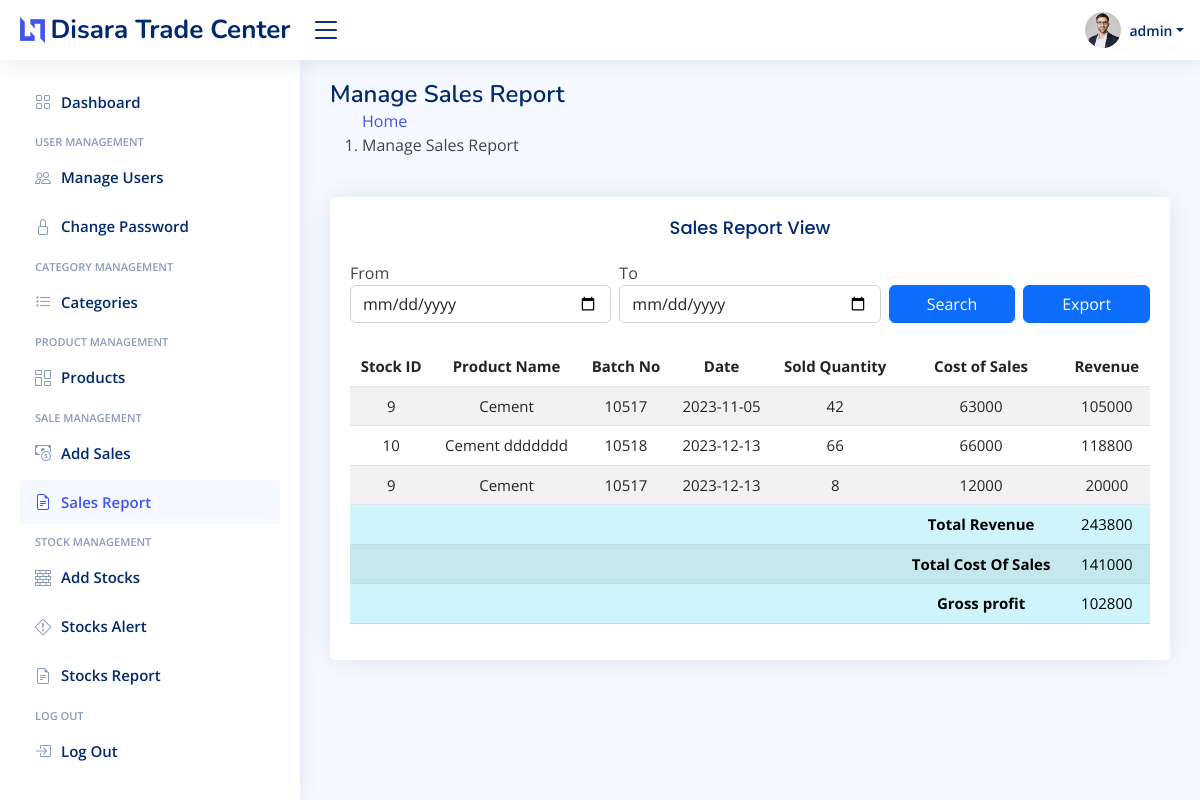
Page /Sales_Report.php (signed in) on the earlier database version.
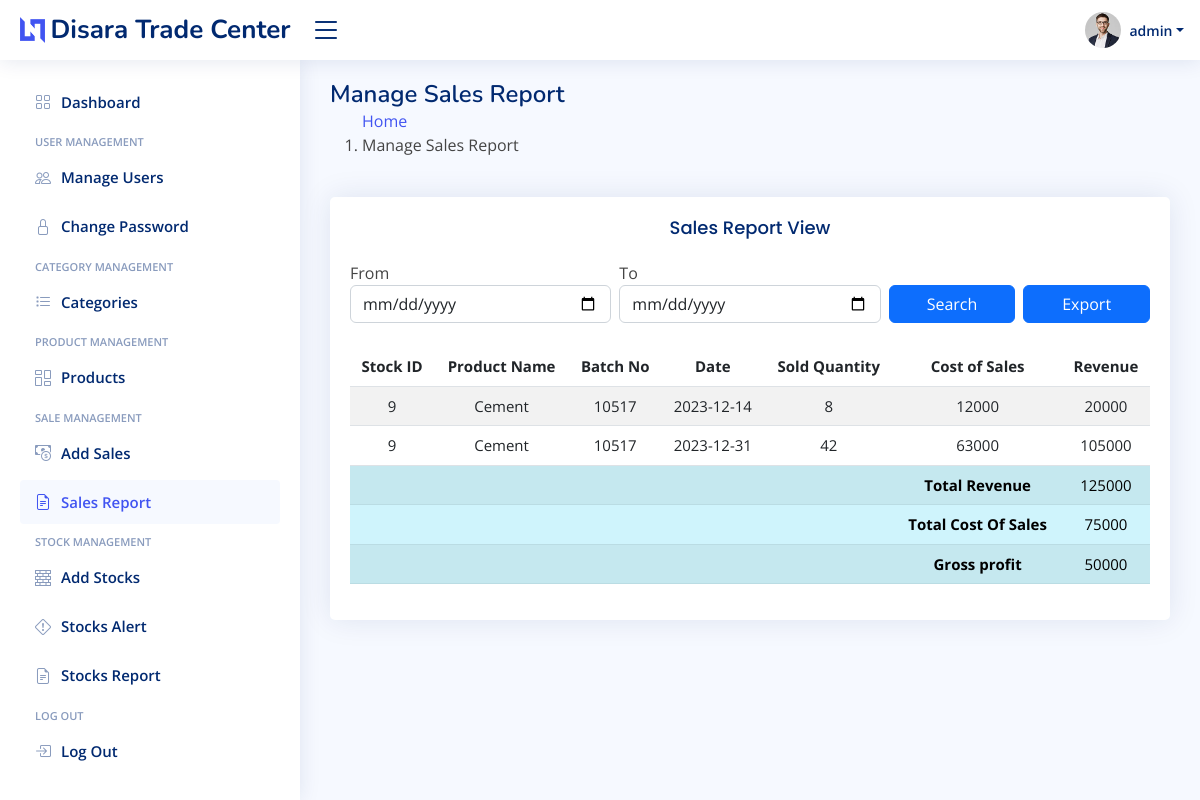
Same page on the later database version.
### tables this page shows
CREATE TABLE `sales` (
  `sales_id` int unsigned NOT NULL AUTO_INCREMENT,
  `stock_id` int unsigned NOT NULL,
  `qty` int NOT NULL,
  `date` date NOT NULL,
  PRIMARY KEY (`sales_id`)
);

CREATE TABLE `stocks` (
  `s_id` int NOT NULL AUTO_INCREMENT,
  `pro_id` int NOT NULL,
  `batch_no` int NOT NULL,
  `quantity` int NOT NULL,
  `buy_price` int NOT NULL,
  `sale_price` int NOT NULL,
  `add_date` datetime NOT NULL DEFAULT CURRENT_TIMESTAMP,
  PRIMARY KEY (`s_id`)
);

CREATE TABLE `products` (
  `pro_id` int unsigned NOT NULL AUTO_INCREMENT,
  `pro_name` varchar(255) NOT NULL,
  `categorie_id` int unsigned NOT NULL,
  `media_file` varchar(100) NOT NULL DEFAULT '0',
  `st_alert` int NOT NULL DEFAULT '0',
  `created` datetime NOT NULL DEFAULT CURRENT_TIMESTAMP,
  PRIMARY KEY (`pro_id`)
);

### Sales_Report.php (the view, shortened to what this page needs)
<?php
require_once "config/database.php";
require_once "layout/header.php";
require_once "layout/footer.php";
html_header("Sales_Report");
echo <<<EOT
<main id='main' class='main'>
    <div class='pagetitle'>
        <h1>Manage Sales Report</h1>
        <nav>
            <ol class='breadcrumb>
                <li class='breadcrumb-item'><a href='Dashboard.php'>Home</a></li>
                <li class='breadcrumb-item active'>Manage Sales Report</li>
            </ol>
        </nav>
    </div>
    <br>
    <div class='row'>
    <div class='col-lg-12'>
        <div class='card'>
            <div class='card-body'>
                <h5 class='card-title' style='text-align: center;'>Sales Report View</h5>
                <form method='GET'>
                <div class='row g-2'>
                    <div class='col-12 col-lg-4'>
                      <lable class='form-label'>From</lable>
                      <input class='form-control' type='date' id='from' name='from'/>
                    </div>
                    <div class='col-12 col-lg-4'>
                      <lable class='form-label'>To</lable>
                      <input class='form-control' type='date' id='to' name='to'/>
                    </div>
                    <div class='col-12 col-lg-2 d-grid'>
                       <button class='btn btn-primary mt-4' action='Sales_Report.php' type='submit'>Search</button>
                    </div>
                    <div class='col-12 col-lg-2 d-grid'>
                     <a class='btn btn-primary mt-4' href='Sales_Report_Export.php'>Export</a>
                    </div>
                </div>
                </form>
                <br>
                <div style='overflow-x:auto;'>
                    <table class='table table-striped' style='text-align:center; white-space:nowrap;font-size: 15px;' id='dataTable' width='100%' cellspacing='0'>
                        <thead>
                            <tr>
                                <th scope='col'>Stock ID</th>
                                <th scope='col'>Product Name</th>
                                <th scope='col'>Batch No</th>
                                <th scope='col'>Date</th>
                                <th scope='col'>Sold Quantity</th>
                                <th scope='col'>Cost of Sales</th>
                                <th scope='col'>Revenue</th>
                            </tr>
                        </thead>
                        <tbody>
EOT;
$sql = "";
if (!empty($_GET['from']) && !empty($_GET['to'])) {
    $sql = "SELECT *
    FROM `sales`
    INNER JOIN `stocks` ON `sales`.`stock_id` = `stocks`.`s_id`
    INNER JOIN `products` ON `stocks`.`pro_id` = `products`.`pro_id`
  WHERE sales.date BETWEEN '" . $_GET['from'] . "' AND '" . $_GET['to'] . "' GROUP BY sales.sales_id;";
} elseif (!empty($_GET['from'])) {
    $sql = "SELECT *
    FROM `sales`
    INNER JOIN `stocks` ON `sales`.`stock_id` = `stocks`.`s_id`
    INNER JOIN `products` ON `stocks`.`pro_id` = `products`.`pro_id`
   WHERE sales.date > '" . $_GET['from'] . "' GROUP BY sales.sales_id;";
} elseif (!empty($_GET['to'])) {
    $sql = "SELECT *
    FROM `sales`
    INNER JOIN `stocks` ON `sales`.`stock_id` = `stocks`.`s_id`
    INNER JOIN `products` ON `stocks`.`pro_id` = `products`.`pro_id`
   WHERE sales.date < '" . $_GET['to'] . "' GROUP BY sales.sales_id;";
} else {
    $sql = "SELECT *
    FROM `sales`
    INNER JOIN `stocks` ON `sales`.`stock_id` = `stocks`.`s_id`
    INNER JOIN `products` ON `stocks`.`pro_id` = `products`.`pro_id`
    GROUP BY sales.sales_id;";
}
$result = $conn->query($sql);
$total = 0;
$revenue = 0;
$total_cost_of_salese = 0;
if ($result->num_rows > 0) {
    while ($row = $result->fetch_assoc()) {
        echo "<tr><td>" . $row["s_id"] . "</td>
	<td>" . $row["pro_name"] . "</td>
    <td>" . $row["batch_no"] . "</td>
    <td>" . $row['date'] . "</td>
    <td>" . $row["qty"] . "</td>
    <td>" . $row["buy_price"] *  $row['qty'] . "</td>
    <td>" . $row["sale_price"]  *  $row["qty"] . "</td></tr>";
        $revenue = $revenue + $row["sale_price"]  * $row["qty"];
        $total_cost_of_salese = $total_cost_of_salese + $row["buy_price"] * $row['qty'];
        $total = $total + ($row["sale_price"] - $row["buy_price"]) * $row["qty"];
    }
    $value =  strval($total);
    if ($value[0] === '0') {
        $hiddenValue = substr($value, 1);
    } else {
        $hiddenValue = $value;
    }
    echo "
    <tr class='table-info'>
    <td class='text-end' colspan='5' scope='col'></td>
    <th scope='col'>Total Revenue</th>
    <td scope='col'>" . $revenue . "</td>
    </tr>
    <tr class='table-info'>
    <td class='text-end' colspan='5' scope='col'></td>
    <th scope='col'>Total Cost Of Sales</th>
    <td scope='col'>" . $total_cost_of_salese . "</td>
    </tr>
<tr class='table-info'>
<td class='text-end' colspan='5' scope='col'></td>
<th scope='col'>Gross profit</th>
<td scope='col'>" . $hiddenValue . "</td>
</tr>";
    echo "</tbody></table></div></div></div></div>";
} else {
    echo "</tbody></table></div></div></div></div>";
}
echo "</main>";
html_footer();

### layout/header.php (shortened to what this page needs)
<?php
function html_header($active)
{
  $Dashboard = "collapsed";
  $Manage_Users = "collapsed";
  $Change_Password = "collapsed";
  $Categories = "collapsed";
  $Products = "collapsed";
  $Sales = "collapsed";
  $Sales_Report = "collapsed";
  $Stocks = "collapsed";
  $Stocks_Alert = "collapsed";
  $Stocks_Report = "collapsed";
  switch ($active) {
    case "Sales_Report":
      $Sales_Report = "";
      $active = "Sales Report";
      break;
  }
  echo <<<EOT
<!DOCTYPE html>
<html lang="en">
<head>
  <title> $active - Disara Trade Center</title>
  <link href="assets/vendor/bootstrap/css/bootstrap.min.css" rel="stylesheet">
  <link href="assets/vendor/bootstrap-icons/bootstrap-icons.css" rel="stylesheet">
  <link href="assets/vendor/boxicons/css/boxicons.min.css" rel="stylesheet">
  <link href="assets/vendor/quill/quill.snow.css" rel="stylesheet">
  <link href="assets/vendor/quill/quill.bubble.css" rel="stylesheet">
  <link href="assets/vendor/remixicon/remixicon.css" rel="stylesheet">
  <link href="assets/vendor/simple-datatables/style.css" rel="stylesheet">
  <link href="assets/vendor/datatables/jquery.dataTables.min.css" rel="stylesheet">
  <link href="assets/vendor/datatables/jquery.dataTables.min.css" rel="stylesheet">
  <link href="assets/css/style.css" rel="stylesheet">
</head>
<body>
  <header id="header" class="header fixed-top d-flex align-items-center">
    <div class="d-flex align-items-center justify-content-between">
      <a href="Dashboard.php" class="logo d-flex align-items-center">
        <img src="assets/img/logo.png" alt="">
        <span class="d-none d-lg-block">Disara Trade Center</span>
      </a>
      <i class="bi bi-list toggle-sidebar-btn">
      </i>
    </div>
    <nav class="header-nav ms-auto">
      <ul class="d-flex align-items-center">
        <li class="nav-item dropdown pe-3">
          <a class="nav-link nav-profile d-flex align-items-center pe-0" href="#" data-bs-toggle="dropdown">
            <img src="assets/img/profile-img.jpg" alt="Profile" class="rounded-circle">
            <span class="d-none d-md-block dropdown-toggle ps-2">{$_SESSION['username']}</span>
          </a>
              <h6>{$_SESSION['name']}</h6>
        </li>
      </ul>
    </nav>
  </header>
  <aside id="sidebar" class="sidebar">
    <ul class="sidebar-nav" id="sidebar-nav">
      <li class="nav-item">
        <a class="nav-link $Dashboard " href="Dashboard.php">
          <i class="bi bi-grid"></i>
          <span>Dashboard</span>
        </a>
      </li>
      <li class="nav-heading">User Management</li>
      <li class="nav-item">
        <a class="nav-link $Manage_Users" href="Manage_Users.php">
          <i class="bi bi-people"></i>
          <span>Manage Users</span>
        </a>
      </li>
      <li class="nav-item">
        <a class="nav-link $Change_Password" href="Change_Password.php">
          <i class="bi bi-lock"></i>
          <span>Change Password</span>
        </a>
      </li>
      <li class="nav-heading">Category Management</li>
      <li class="nav-item">
        <a class="nav-link $Categories" href="Categorie.php">
          <i class="bi bi-list-task"></i>
          <span>Categories</spans>
        </a>
      </li>
      <li class="nav-heading">Product Management</li>
      <li class="nav-item">
        <a class="nav-link $Products" href="Products.php">
          <i class="bi bi-columns-gap"></i>
          <span>Products</span>
        </a>
      </li>
      <li class="nav-heading"> Sale Management</li>
      <li class="nav-item">
        <a class="nav-link $Sales" href="Sales.php">
          <i class="bi bi-cash-coin"></i>
          <span>Add Sales</span>
        </a>
      </li>
      <li class="nav-item">
        <a class="nav-link $Sales_Report" href="Sales_Report.php">
          <i class="bi bi-file-earmark-text"></i>
          <span>Sales Report</span>
        </a>
      </li>
      <li class="nav-heading">Stock Management</li>
      <li class="nav-item">
        <a class="nav-link $Stocks" href="Stocks.php">
          <i class="bi bi-bricks"></i>
          <span>Add Stocks</span>
        </a>
      </li>
      <li class="nav-item">
        <a class="nav-link $Stocks_Alert" href="Stocks_Alert.php">
          <i class="bi bi-exclamation-diamond"></i>
          <span>Stocks Alert</span>
        </a>
      </li>
      <li class="nav-item">
        <a class="nav-link $Stocks_Report" href="Stocks_Report.php">
          <i class="bi bi-file-earmark-text"></i>
          <span>Stocks Report</span>
        </a>
      </li>
      <li class="nav-heading">Log Out</li>
      <li class="nav-item">
        <a class="nav-link collapsed" href="Logout.php">
          <i class="bi bi-box-arrow-in-right"></i>
          <span>Log Out</span>
        </a>
      </li>
    </ul>
  </aside>
EOT;
}

### layout/footer.php (shortened to what this page needs)
<?php
function html_footer() {
echo <<<EOT
<!-- <br><br><br><br><br>
<footer id="footer" class="footer">
  <div class="copyright">
    &copy; Copyright <strong><span> Inventory System | Admin Panel</span></strong>. All Rights Reserved
  </div>
  <div class="credits">
    Designed by <a href="#">Inventory System</a>
  </div>
</footer> -->
<a href="#" class="back-to-top d-flex align-items-center justify-content-center"><i class="bi bi-arrow-up-short"></i></a>
<script src="assets/js/main.js"></script>
<script src="assets/js/jquery.min.js"></script>
<script>
// Call the dataTables jQuery plugin
$(document).ready(function() {
  $('#dataTable').DataTable(
  );
});
</script>
<script>
$(document).ready(function () {
    $("#Notification").load("layout/nort.php");
});
</script>
</body>
</html>
EOT;
}
?>

### assets/css/style.css (style rules this page uses)
:root { scroll-behavior: smooth; }
body { font-family: "Open Sans", sans-serif; background: #f6f9ff; color: #444444; }
a { color: #4154f1; text-decoration: none; }
h1, h2, h3, h4, h5, h6 { font-family: "Nunito", sans-serif; }
#main { margin-top: 60px; padding: 20px 30px; transition: all 0.3s; }
.pagetitle { margin-bottom: 10px; }
.pagetitle h1 { font-size: 24px; margin-bottom: 0; font-weight: 600; color: #012970; }
.card { margin-bottom: 30px; border: none; border-radius: 5px; box-shadow: 0px 0 30px rgba(1, 41, 112, 0.1); }
.card-title { padding: 20px 0 15px 0; font-size: 18px; font-weight: 500; color: #012970; font-family: "Poppins", sans-serif; }
.card-body { padding: 0 20px 20px 20px; }
.logo { line-height: 1; }
@media (min-width: 1200px) { .logo { width: 280px; } }
.logo img { max-height: 26px; margin-right: 6px; }
.logo span { font-size: 26px; font-weight: 700; color: #012970; font-family: "Nunito", sans-serif; }
.header { transition: all 0.5s; z-index: 997; height: 60px; box-shadow: 0px 2px 20px rgba(1, 41, 112, 0.1); background-color: #fff; padding-left: 20px; }
.header .toggle-sidebar-btn { font-size: 32px; padding-left: 10px; cursor: pointer; color: #012970; }
.header-nav ul { list-style: none; }
.header-nav>ul { margin: 0; padding: 0; }
.header-nav .nav-profile { color: #012970; }
.header-nav .nav-profile img { max-height: 36px; }
.header-nav .nav-profile span { font-size: 14px; font-weight: 600; }
.sidebar { position: fixed; top: 60px; left: 0; bottom: 0; width: 300px; z-index: 996; transition: all 0.3s; padding: 20px; overflow-y: auto; scrollbar-width: thin; scrollbar-color: #aab7cf transparent; box-shadow: 0px 0px 20px rgba(1, 41, 112, 0.1); background-color: #fff; }
@media (min-width: 1200px) { #main, #footer { margin-left: 300px; } }
.sidebar-nav { padding: 0; margin: 0; list-style: none; }
.sidebar-nav li { padding: 0; margin: 0; list-style: none; }
.sidebar-nav .nav-item { margin-bottom: 5px; }
.sidebar-nav .nav-heading { font-size: 11px; text-transform: uppercase; color: #899bbd; font-weight: 600; margin: 10px 0 5px 15px; }
.sidebar-nav .nav-link { display: flex; align-items: center; font-size: 15px; font-weight: 600; color: #4154f1; transition: 0.3; background: #f6f9ff; padding: 10px 15px; border-radius: 4px; }
.sidebar-nav .nav-link i { font-size: 16px; margin-right: 10px; color: #4154f1; }
.sidebar-nav .nav-link.collapsed { color: #012970; background: #fff; }
.sidebar-nav .nav-link.collapsed i { color: #899bbd; }

Differences in the rows shown:
removed sales: stock.s_id "9", products.pro_name "Cement", stock.batch_no "10517", date "2023-11-05", qty "42", stock+qty "63000", stock+qty "105000"
removed sales: stock.s_id "10", products.pro_name "Cement ddddddd", stock.batch_no "10518", date "2023-12-13", qty "66", stock+qty "66000", stock+qty "118800"
removed sales: stock.s_id "9", products.pro_name "Cement", stock.batch_no "10517", date "2023-12-13", qty "8", stock+qty "12000", stock+qty "20000"
added sales: stock.s_id "9", products.pro_name "Cement", stock.batch_no "10517", date "2023-12-14", qty "8", stock+qty "12000", stock+qty "20000"
added sales: stock.s_id "9", products.pro_name "Cement", stock.batch_no "10517", date "2023-12-31", qty "42", stock+qty "63000", stock+qty "105000"
Other differences:
$revenue: "243800" → "125000"
$total_cost_of_salese: "141000" → "75000"
$hiddenValue: "102800" → "50000"
